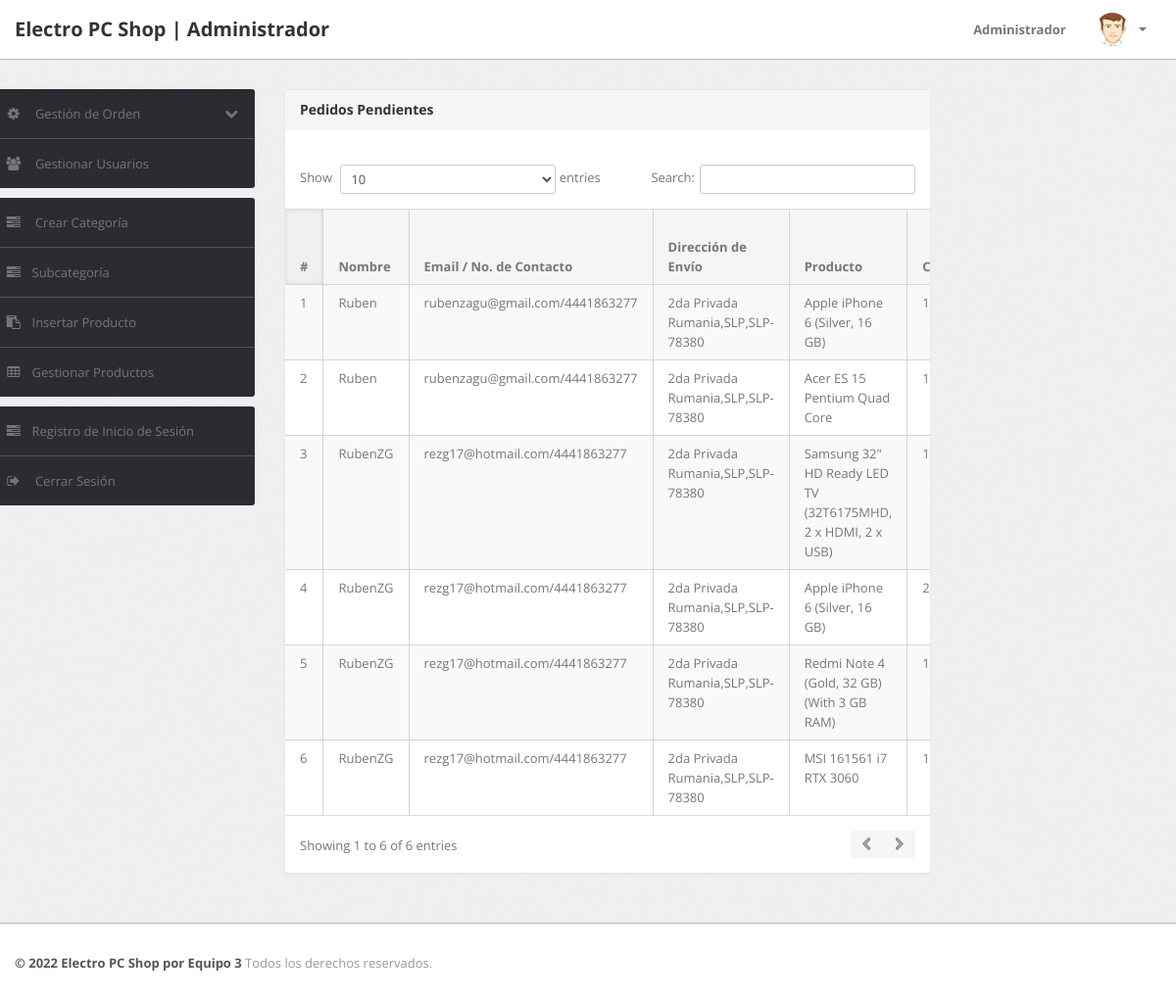
Page /admin/delivered-orders.php (signed in) on the earlier database version.
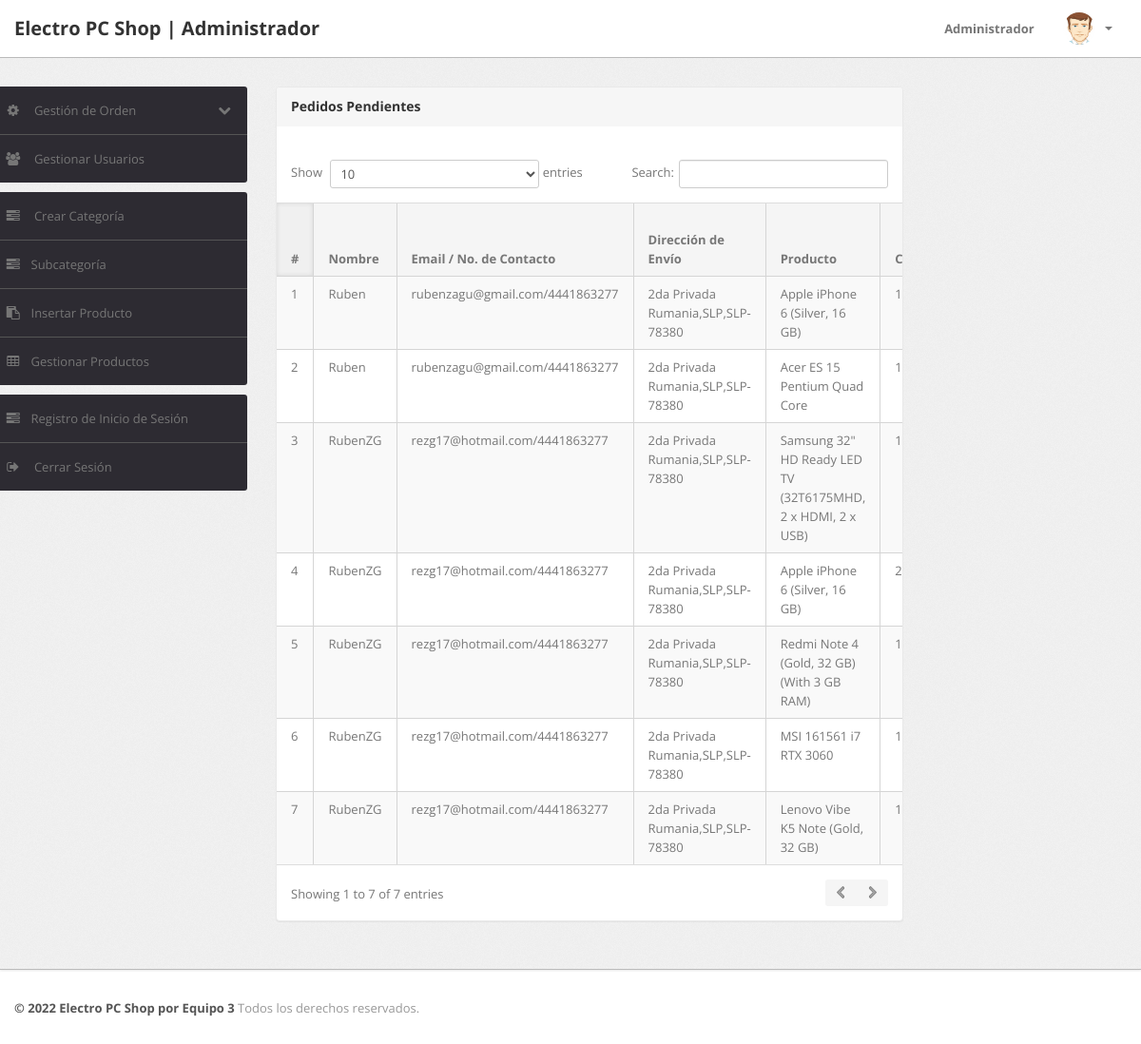
Same page on the later database version.
### tables this page shows
CREATE TABLE `orders` (
  `id` int(11) NOT NULL,
  `userId` int(11) DEFAULT NULL,
  `productId` varchar(255) DEFAULT NULL,
  `quantity` int(11) DEFAULT NULL,
  `orderDate` timestamp NOT NULL DEFAULT current_timestamp(),
  `paymentMethod` varchar(50) DEFAULT NULL,
  `orderStatus` varchar(55) DEFAULT NULL
);

CREATE TABLE `users` (
  `id` int(11) NOT NULL,
  `name` varchar(255) DEFAULT NULL,
  `email` varchar(255) DEFAULT NULL,
  `contactno` bigint(11) DEFAULT NULL,
  `password` varchar(255) DEFAULT NULL,
  `shippingAddress` longtext DEFAULT NULL,
  `shippingState` varchar(255) DEFAULT NULL,
  `shippingCity` varchar(255) DEFAULT NULL,
  `shippingPincode` int(11) DEFAULT NULL,
  `billingAddress` longtext DEFAULT NULL,
  `billingState` varchar(255) DEFAULT NULL,
  `billingCity` varchar(255) DEFAULT NULL,
  `billingPincode` int(11) DEFAULT NULL,
  `regDate` timestamp NOT NULL DEFAULT current_timestamp(),
  `updationDate` varchar(255) DEFAULT NULL
);

CREATE TABLE `products` (
  `id` int(11) NOT NULL,
  `category` int(11) NOT NULL,
  `subCategory` int(11) DEFAULT NULL,
  `productName` varchar(255) DEFAULT NULL,
  `productCompany` varchar(255) DEFAULT NULL,
  `productPrice` int(11) DEFAULT NULL,
  `productPriceBeforeDiscount` int(11) DEFAULT NULL,
  `productDescription` longtext DEFAULT NULL,
  `productImage1` varchar(255) DEFAULT NULL,
  `productImage2` varchar(255) DEFAULT NULL,
  `productImage3` varchar(255) DEFAULT NULL,
  `shippingCharge` int(11) DEFAULT NULL,
  `productAvailability` varchar(255) DEFAULT NULL,
  `postingDate` timestamp NULL DEFAULT current_timestamp(),
  `updationDate` varchar(255) DEFAULT NULL
);

### admin/delivered-orders.php (the view, shortened to what this page needs)
<?php
include('include/config.php');
if(strlen($_SESSION['alogin'])==0)
	{
header('location:index.php');
}
else{
?>
<!DOCTYPE html>
<html lang="en">
<head>
	<link type="text/css" href="bootstrap/css/bootstrap.min.css" rel="stylesheet">
	<link type="text/css" href="bootstrap/css/bootstrap-responsive.min.css" rel="stylesheet">
	<link type="text/css" href="css/theme.css" rel="stylesheet">
	<link rel="stylesheet" href="css/customtheme.css">
	<link type="text/css" href="images/icons/css/font-awesome.css" rel="stylesheet">
</head>
<body>
<?php include('include/header.php');?>
	<div class="wrapper">
		<div class="container">
			<div class="row row__tablita">
<?php include('include/sidebar.php');?>
			<div class="span9">
					<div class="content tablita__content">
	<div class="module">
							<div class="module-head">
								<h3>Pedidos Pendientes</h3>
							</div>
							<div class="module-body table">
									<br />
								<table cellpadding="0" cellspacing="0" border="0" class="datatable-1 table table-bordered table-striped	 display table-responsive" >
									<thead>
										<tr>
											<th>#</th>
											<th>Nombre</th>
											<th width="50">Email / No. de Contacto</th>
											<th>Dirección de Envío</th>
											<th>Producto</th>
											<th>Cant.</th>
										</tr>
									</thead>
<tbody>
<?php
$st='Delivered';
$query=mysqli_query($con,"select users.name as username,users.email as useremail,users.contactno as usercontact,users.shippingAddress as shippingaddress,users.shippingCity as shippingcity,users.shippingState as shippingstate,users.shippingPincode as shippingpincode,products.productName as productname,products.shippingCharge as shippingcharge,orders.quantity as quantity,orders.orderDate as orderdate,products.productPrice as productprice,orders.id as id  from orders join users on  orders.userId=users.id join products on products.id=orders.productId where orders.orderStatus='$st'");
$cnt=1;
while($row=mysqli_fetch_array($query))
{
?>
										<tr>
											<td><?php echo htmlentities($cnt);?></td>
											<td><?php echo htmlentities($row['username']);?></td>
											<td><?php echo htmlentities($row['useremail']);?>/<?php echo htmlentities($row['usercontact']);?></td>
											<td><?php echo htmlentities($row['shippingaddress'].",".$row['shippingcity'].",".$row['shippingstate']."-".$row['shippingpincode']);?></td>
											<td><?php echo htmlentities($row['productname']);?></td>
											<td><?php echo htmlentities($row['quantity']);?></td>
											</tr>
										<?php $cnt=$cnt+1; } ?>
										</tbody>
								</table>
							</div>
						</div>
					</div>
				</div>
			</div>
		</div>
	</div>
<?php include('include/footer.php');?>
</body>
<?php } ?>

Differences in the rows shown:
now on this page (row edited): orders: userId.name "RubenZG", userId.email "rezg17@hotmail.com", userId.contactno "4441863277", userId.shippingPincode "2da Privada Rumania,SLP,SLP-78380", productId.productName "Lenovo Vibe K5 Note (Gold, 32 GB)", quantity "1"
Other differences:
text written by a page script: "Show entries Search: Showing 1 to 6 of 6 entries" → "Show entries Search: Showing 1 to 7 of 7 entries"
